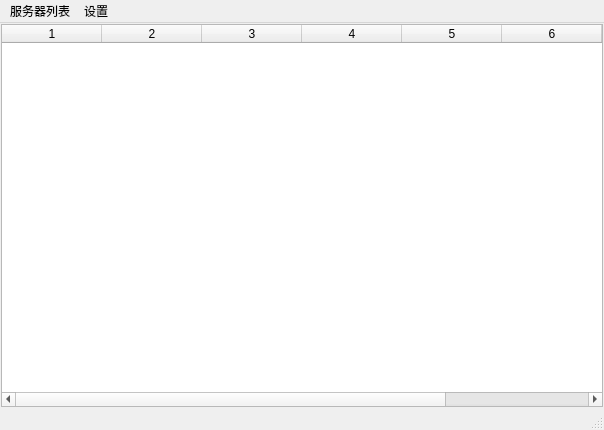
<?xml version="1.0" encoding="UTF-8"?>
<ui version="4.0">
 <class>MainWindowServerList</class>
 <widget class="QMainWindow" name="MainWindowServerList">
  <property name="windowModality">
   <enum>Qt::WindowModal</enum>
  </property>
  <property name="geometry">
   <rect>
    <x>0</x>
    <y>0</y>
    <width>604</width>
    <height>430</height>
   </rect>
  </property>
  <property name="windowTitle">
   <string>查找服务器</string>
  </property>
  <widget class="QWidget" name="centralwidget">
   <layout class="QVBoxLayout" name="verticalLayout">
    <property name="spacing">
     <number>1</number>
    </property>
    <property name="leftMargin">
     <number>1</number>
    </property>
    <property name="topMargin">
     <number>1</number>
    </property>
    <property name="rightMargin">
     <number>1</number>
    </property>
    <property name="bottomMargin">
     <number>1</number>
    </property>
    <item>
     <widget class="QTableWidget" name="tableWidgetServerList">
      <property name="contextMenuPolicy">
       <enum>Qt::CustomContextMenu</enum>
      </property>
      <property name="editTriggers">
       <set>QAbstractItemView::NoEditTriggers</set>
      </property>
      <property name="selectionMode">
       <enum>QAbstractItemView::SingleSelection</enum>
      </property>
      <property name="sortingEnabled">
       <bool>true</bool>
      </property>
      <property name="rowCount">
       <number>0</number>
      </property>
      <property name="columnCount">
       <number>8</number>
      </property>
      <column/>
      <column/>
      <column/>
      <column/>
      <column/>
      <column/>
      <column/>
      <column/>
     </widget>
    </item>
   </layout>
  </widget>
  <widget class="QMenuBar" name="menuBar">
   <property name="geometry">
    <rect>
     <x>0</x>
     <y>0</y>
     <width>604</width>
     <height>23</height>
    </rect>
   </property>
   <widget class="QMenu" name="menuSettings">
    <property name="title">
     <string>设置</string>
    </property>
    <addaction name="actionAdvance"/>
   </widget>
   <widget class="QMenu" name="menuServers">
    <property name="title">
     <string>服务器列表</string>
    </property>
    <addaction name="actionGetMore"/>
    <addaction name="actionRefresh"/>
   </widget>
   <addaction name="menuServers"/>
   <addaction name="menuSettings"/>
  </widget>
  <widget class="QStatusBar" name="statusBar"/>
  <action name="actionAdvance">
   <property name="text">
    <string>高级设置...</string>
   </property>
  </action>
  <action name="actionGetMore">
   <property name="text">
    <string>获取更多</string>
   </property>
  </action>
  <action name="actionRefresh">
   <property name="text">
    <string>刷新</string>
   </property>
  </action>
 </widget>
 <resources/>
 <connections/>
</ui>
